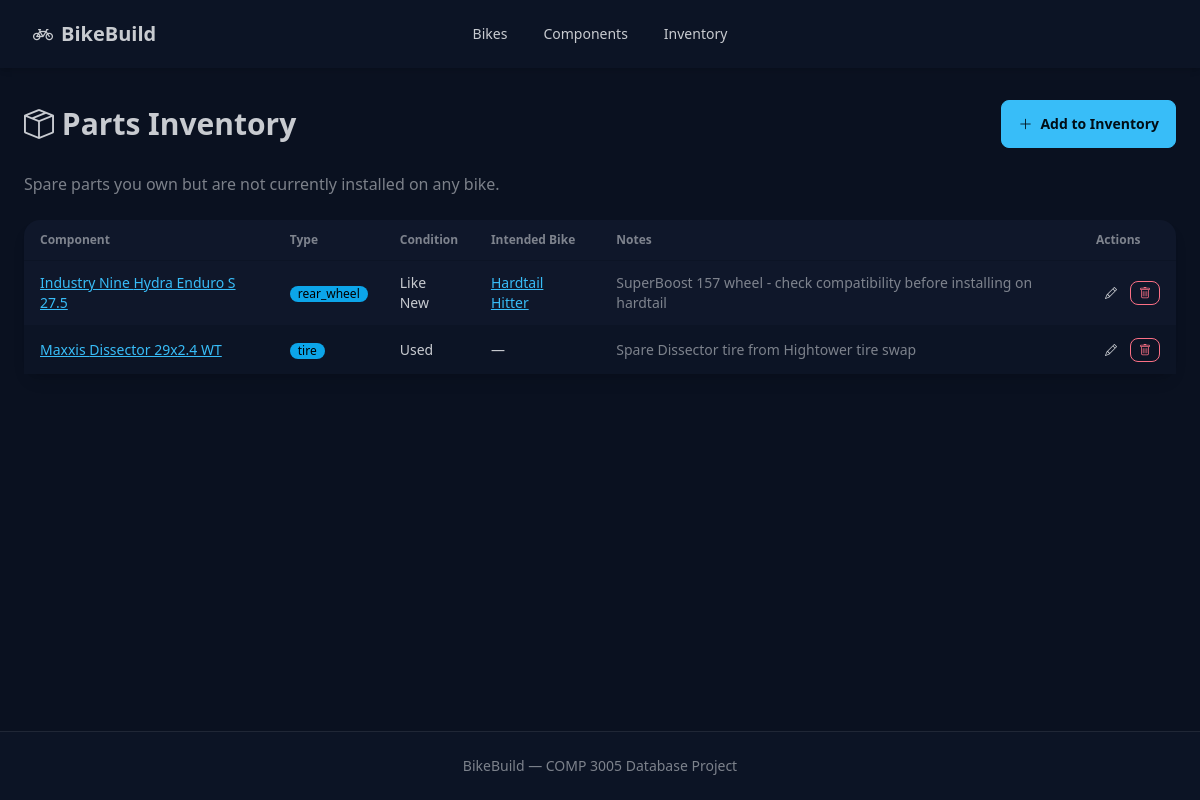
Page /inventory on the committed database.
### tables this page shows
CREATE TABLE inventory (
    id INTEGER PRIMARY KEY AUTOINCREMENT,
    component_id INTEGER NOT NULL REFERENCES components(id) ON DELETE CASCADE,
    condition TEXT,
    intended_bike_id INTEGER REFERENCES bikes(id) ON DELETE SET NULL,
    notes TEXT
);

CREATE TABLE components (
    id INTEGER PRIMARY KEY AUTOINCREMENT,
    manufacturer TEXT NOT NULL,
    model TEXT NOT NULL,
    component_type TEXT NOT NULL,
    description TEXT
);

CREATE TABLE bikes (
    id INTEGER PRIMARY KEY AUTOINCREMENT,
    name TEXT NOT NULL,
    frame_id INTEGER NOT NULL REFERENCES frames(id) ON DELETE CASCADE,
    notes TEXT
);

### app.py (the view)
@app.route('/inventory')
def inventory_list():
    items = query_db("""
        SELECT inv.*, c.manufacturer, c.model AS comp_model, c.component_type,
               b.name AS intended_bike_name
        FROM inventory inv
        JOIN components c ON inv.component_id = c.id
        LEFT JOIN bikes b ON inv.intended_bike_id = b.id
        ORDER BY c.component_type, c.manufacturer
    """)
    return render_template('inventory.html', items=items)

### app.py (called while the page is built)
def get_db():
    if 'db' not in g:
        g.db = sqlite3.connect(DATABASE)
        g.db.row_factory = sqlite3.Row
        g.db.execute("PRAGMA foreign_keys = ON")
    return g.db

def query_db(query, args=(), one=False):
    cur = get_db().execute(query, args)
    rv = cur.fetchall()
    cur.close()
    return (rv[0] if rv else None) if one else rv

### templates/inventory.html (shortened to what this page needs)
{% extends "base.html" %}
{% block content %}
<div class="flex flex-wrap items-center justify-between gap-4 mb-6">
    <h1 class="text-3xl font-bold"><i class="bi bi-box-seam"></i> Parts Inventory</h1>
    <a href="{{ url_for('inventory_add') }}" class="btn btn-primary"><i class="bi bi-plus-lg"></i> Add to Inventory</a>
</div>
<p class="text-base-content/60 mb-6">Spare parts you own but are not currently installed on any bike.</p>
<div class="card bg-base-100 shadow-lg">
    <div class="card-body p-0">
        <div class="overflow-x-auto">
            <table class="table table-zebra">
                <thead>
                    <tr>
                        <th>Component</th>
                        <th>Type</th>
                        <th>Condition</th>
                        <th>Intended Bike</th>
                        <th>Notes</th>
                        <th>Actions</th>
                    </tr>
                </thead>
                <tbody>
                    {% for item in items %}
                    <tr class="hover">
                        <td><a href="{{ url_for('component_detail', comp_id=item.component_id) }}" class="link link-primary">{{ item.manufacturer }} {{ item.comp_model }}</a></td>
                        <td><div class="badge badge-info badge-sm">{{ item.component_type }}</div></td>
                        <td>{{ item.condition or '—' }}</td>
                        <td>
                            {% if item.intended_bike_name %}
                            <a href="{{ url_for('bike_detail', bike_id=item.intended_bike_id) }}" class="link link-primary">{{ item.intended_bike_name }}</a>
                            {% else %}
                            —
                            {% endif %}
                        </td>
                        <td class="text-sm text-base-content/60">{{ item.notes or '' }}</td>
                        <td>
                            <div class="flex gap-1">
                                <a href="{{ url_for('inventory_edit', inv_id=item.id) }}" class="btn btn-xs btn-ghost"><i class="bi bi-pencil"></i></a>
                                <form method="POST" action="{{ url_for('inventory_delete', inv_id=item.id) }}"
                                      onsubmit="return confirm('Remove from inventory?')">
                                    <button class="btn btn-xs btn-error btn-outline"><i class="bi bi-trash"></i></button>
                                </form>
                            </div>
                        </td>
                    </tr>
                    {% else %}
                    <tr><td colspan="6" class="text-center text-base-content/50 py-6">No spare parts in inventory.</td></tr>
                    {% endfor %}
                </tbody>
            </table>
        </div>
    </div>
</div>
{% endblock %}

### rows in the picture
inventory: manufacturer "Industry Nine", comp_model "Hydra Enduro S 27.5", component_type "rear_wheel", condition "Like New", intended_bike_name "Hardtail Hitter", notes "SuperBoost 157 wheel - check compatibility before installing on hardtail"
inventory: manufacturer "Maxxis", comp_model "Dissector 29x2.4 WT", component_type "tire", condition "Used", notes "Spare Dissector tire from Hightower tire swap"
